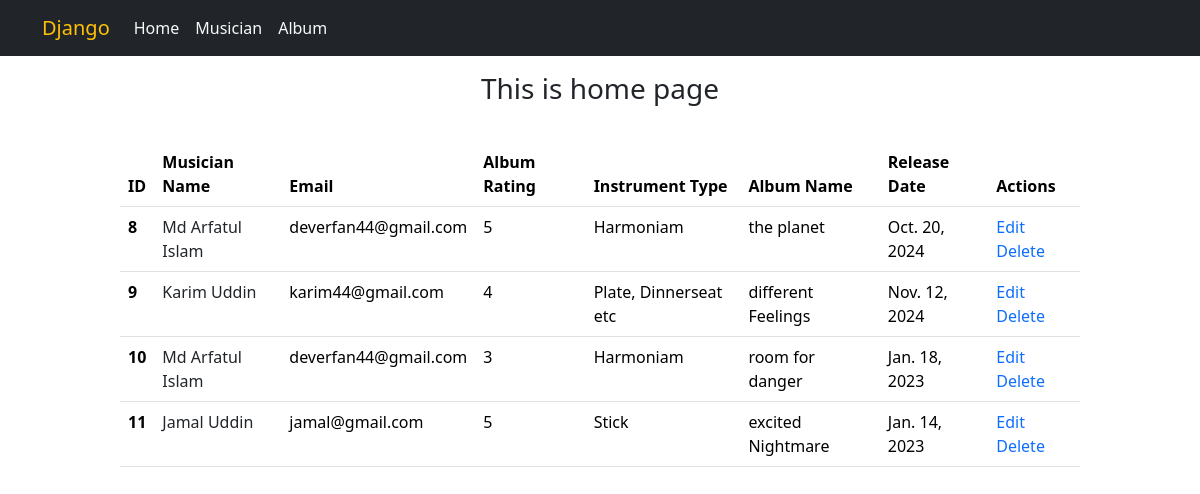
The page / on the database its author committed.
### album/models.py (models this page shows, shortened)
class albumModel(models.Model):
    name = models.CharField(max_length=100)
    author = models.ForeignKey(musicianModel, on_delete=models.CASCADE)
    release_date = models.DateField()
    rating = models.CharField(max_length=20, choices=rating, default='3') # Helo from geeksforgeeks

### musicianApp/models.py (models this page shows, shortened)
class musicianModel(models.Model):
    first_name = models.CharField(max_length=100)
    last_name = models.CharField(max_length=100)
    email = models.EmailField()
    phone = models.CharField(max_length=12)
    instrument = models.TextField()

### Musicians/views.py (the view)
# urls.py: 2. Add a URL to urlpatterns:  path('', views.home, name='home')
def home(request):
    albumData = albumModel.objects.all()
    return render(request, 'home.html', {'data':albumData})

### templates/home.html
{% extends 'base.html' %}
{% block content %}
<h3 class="text-center py-3">This is home page</h3>
<div class="table_container" style="width: 80%; margin: 20px auto;">
    <table class="table">
        <thead>
        <tr>
            <th scope="col">ID</th>
            <th scope="col">Musician Name</th>
            <th scope="col">Email</th>
            <th scope="col">Album Rating</th>
            <th scope="col">Instrument Type</th>
            <th scope="col">Album Name</th>
            <th scope="col">Release Date</th>
            <th scope="col">Actions</th>
        </tr>
        </thead>
        <tbody>
        {% for item in data %}
        <tr>
            <th scope="col">{{item.id}}</th>
            <td><a href="{% url 'edit_musician' item.author.id%}" class="text-decoration-none text-dark">{{item.author.first_name}}</a></td>
            <td>{{item.author.email}}</td>
            <td>{{item.rating}}</td>
            <td>{{item.author.instrument}}</td>
            <td>{{item.name}}</td>
            <td>{{item.release_date}}</td>
            <td>
                <a href="{% url 'edit_album' item.id %}" class="text-decoration-none">Edit</a>
                <a href="{% url 'delete_album' item.id %}" class="text-decoration-none">Delete</a>
            </td>
        </tr>
        {% endfor %}
        </tbody>
    </table>
</div>
{% endblock %}

### templates/base.html (shortened to what this page needs)
<!doctype html>
<html lang="en">
    <head>
        <link href="https://cdn.jsdelivr.net/npm/bootstrap@5.3.2/dist/css/bootstrap.min.css" rel="stylesheet"/>
    </head>
    <body>
        <nav class="navbar navbar-expand-lg bg-dark">
            <div class="container">
              <a class="navbar-brand text-warning" href="{% url 'home'%}">Django</a>
              <div class="collapse navbar-collapse" id="navbarNav">
                <ul class="navbar-nav">
                  <li class="nav-item">
                    <a class="nav-link active text-light" aria-current="page" href="{% url 'home'%}">Home</a>
                  </li>
                  <li class="nav-item">
                    <a class="nav-link text-light" href="{% url 'musician'%}">Musician</a>
                  </li>
                  <li class="nav-item">
                    <a class="nav-link text-light" href="{% url 'album'%}">Album</a>
                  </li>
                </ul>
              </div>
            </div>
          </nav>
        {% block content %} {% endblock %}
    </body>
</html>

### rows shown on the page
albumModel: id "8", author.first_name "Md Arfatul Islam", author.email "deverfan44@gmail.com", rating "5", author.instrument "Harmoniam", name "the planet", release_date "Oct. 20, 2024"
albumModel: id "9", author.first_name "Karim Uddin", author.email "karim44@gmail.com", rating "4", author.instrument "Plate, Dinnerseat etc", name "different Feelings", release_date "Nov. 12, 2024"
albumModel: id "10", author.first_name "Md Arfatul Islam", author.email "deverfan44@gmail.com", rating "3", author.instrument "Harmoniam", name "room for danger", release_date "Jan. 18, 2023"
albumModel: id "11", author.first_name "Jamal Uddin", author.email "jamal@gmail.com", rating "5", author.instrument "Stick", name "excited Nightmare", release_date "Jan. 14, 2023"
